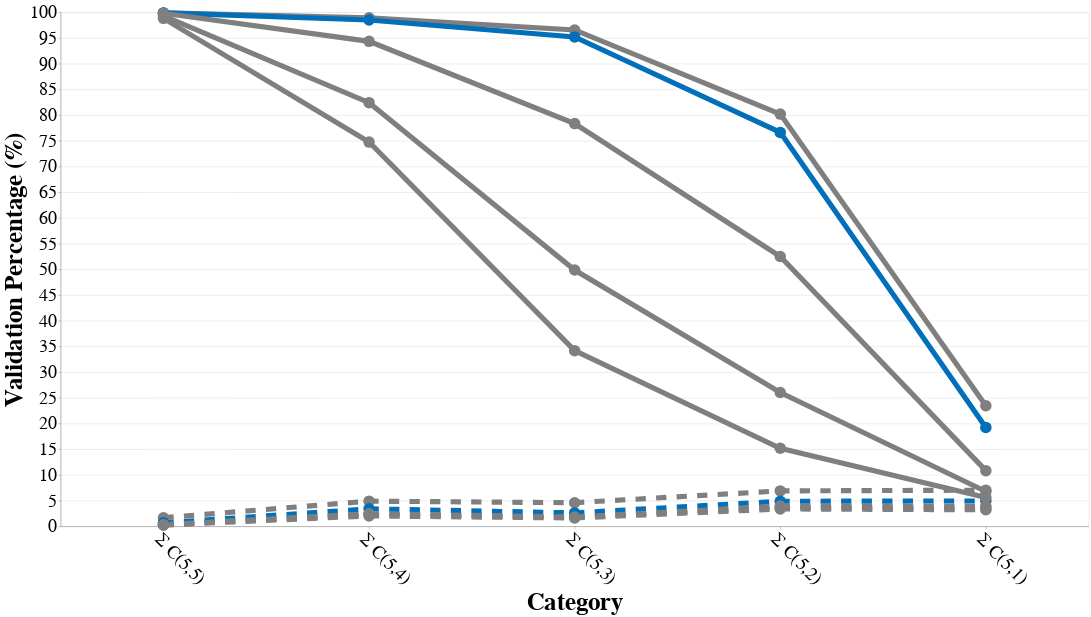

Notebook source saved alongside this figure:
### Code cell
import altair as alt
import pandas as pd

#order=(C(5,1), C(5,2), C(5,3), C(5,4), C(5,5))
union_pos_1plus=[4778, 1710, 1071, 929, 4694]
union_homog_neg_1plus=[1434, 147, 51, 46, 79]
union_pos_2plus=[3921, 1634, 1056, 925, 4694]
union_homog_neg_2plus=[1007, 104, 29, 32, 32]
union_pos_5plus=[2208, 1119, 869, 886, 4691]
union_homog_neg_5plus=[798, 84, 20, 23, 15]
union_pos_8plus=[1383, 555, 553, 774, 4667]
union_homog_neg_8plus=[694, 78, 19, 22, 13]
union_pos_10plus=[1144, 324, 379, 702, 4644]
union_homog_neg_10plus=[657, 72, 18, 19, 12]
union_totals=[20374, 2132, 1109, 939, 4699] # Took the lower of the two coverages

categories = ['Σ C(5,1)', 'Σ C(5,2)', 'Σ C(5,3)', 'Σ C(5,4)', 'Σ C(5,5)']

# Create comprehensive dataset for line chart
trend_data = []
datasets = {
    '1+ Reads': (union_pos_1plus, union_homog_neg_1plus),
    '2+ Reads': (union_pos_2plus, union_homog_neg_2plus),
    '5+ Reads': (union_pos_5plus, union_homog_neg_5plus),
    '8+ Reads': (union_pos_8plus, union_homog_neg_8plus),
    '10+ Reads': (union_pos_10plus, union_homog_neg_10plus)
}

for threshold, (pos_validated, neg_validated) in datasets.items():
    for i, category in enumerate(categories):
        # Positive validation percentage
        pos_rate = (pos_validated[i] / union_totals[i] * 100) if union_totals[i] > 0 else 0
        trend_data.append({
            'category': category,
            'threshold': threshold,
            'validation_rate': pos_rate,
            'site_type': 'RUFUS-Called',
            'line_id': f'{threshold} RUFUS-Called',
            'validated_count': pos_validated[i],
            'total_count': union_totals[i]
        })
        
        # Negative validation percentage
        neg_rate = (neg_validated[i] / union_totals[i] * 100) if union_totals[i] > 0 else 0
        trend_data.append({
            'category': category,
            'threshold': threshold,
            'validation_rate': neg_rate,
            'site_type': 'Control',
            'line_id': f'{threshold} Control',
            'validated_count': neg_validated[i],
            'total_count': union_totals[i]
        })

trend_df = pd.DataFrame(trend_data)

# Create the single line chart with all 10 lines
line_chart = alt.Chart(trend_df).mark_line(
    strokeWidth=10,
    point=alt.OverlayMarkDef(size=500, filled=True)
).encode(
    x=alt.X('category:O', 
            title='Category',
            sort=['Σ C(5,5)', 'Σ C(5,4)', 'Σ C(5,3)', 'Σ C(5,2)', 'Σ C(5,1)'],
            axis=alt.Axis(labelAngle=45, labelFontSize=36, titleFontSize=48)),
    y=alt.Y('validation_rate:Q',
            title='Validation Percentage (%)',
            scale=alt.Scale(domain=[0, 100]),
            axis=alt.Axis(labelFontSize=36, titleFontSize=48)),
    color=alt.Color('threshold:N',
                    scale=alt.Scale(
                        domain=['1+ Reads', '2+ Reads', '5+ Reads', '8+ Reads', '10+ Reads'],
                        range=['#7F7F7F', '#016FB9', '#7F7F7F', '#7F7F7F', '#7F7F7F']  # Paper palette
                        #range=['#D03227', '#EE8432', '#66AC55', '#4779B2', '#8C4E9D'], # One color per threshold
                    ),
                    legend=None),
                    
                    # legend=alt.Legend(
                    #     title="Read Threshold",
                    #     titleFontSize=14,
                    #     labelFontSize=12,
                    #     orient='top-right'
                    # )),
    strokeDash=alt.StrokeDash('site_type:N', 
                            scale=alt.Scale(
                                domain=['RUFUS/Mutect2-Called', 'Control'],
                                range=[[0], [20,20]]  # Solid for RUFUS-Called, dashed for Control
                            ),
                            legend=None),
                            # legend=alt.Legend(
                            #     title="Site Type",
                            #     titleFontSize=14,
                            #     labelFontSize=16,
                            #     orient='top-right',
                            #     symbolType='stroke',
                            #     symbolStrokeWidth=3,
                            #     values=['BLT50', 'ST001-1A (-)']
                            # )),
    tooltip=['threshold:O', 'category:O', 'site_type:N', 'validation_rate:Q', 'validated_count:Q', 'total_count:Q']
).properties(
    width=3000,
    height=1000,
    title=alt.TitleParams(
        text="",
        fontSize=24,
        anchor="middle",
        fontWeight='bold',
    )
)

# Display the chart
line_chart.show()

# Optional: Save the chart
# line_chart.save('validation_trends.html')
# line_chart.save('validation_trends.png', scale_factor=2.0)

### Figure 1 — Vega-Lite specification as saved in the notebook (floating-point values rounded to 4 significant figures)
{"config": {"view": {"continuousWidth": 300, "continuousHeight": 300}}, "data": {"name": "data-31b17e7d4b5a068e4e527091340d2d53"}, "mark": {"type": "line", "point": {"filled": true, "size": 500}, "strokeWidth": 10}, "encoding": {"color": {"field": "threshold", "legend": null, "scale": {"domain": ["1+ Reads", "2+ Reads", "5+ Reads", "8+ Reads", "10+ Reads"], "range": ["#7F7F7F", "#016FB9", "#7F7F7F", "#7F7F7F", "#7F7F7F"]}, "type": "nominal"}, "strokeDash": {"field": "site_type", "legend": null, "scale": {"domain": ["RUFUS/Mutect2-Called", "Control"], "range": [[0], [20, 20]]}, "type": "nominal"}, "tooltip": [{"field": "threshold", "type": "ordinal"}, {"field": "category", "type": "ordinal"}, {"field": "site_type", "type": "nominal"}, {"field": "validation_rate", "type": "quantitative"}, {"field": "validated_count", "type": "quantitative"}, {"field": "total_count", "type": "quantitative"}], "x": {"axis": {"labelAngle": 45, "labelFontSize": 36, "titleFontSize": 48}, "field": "category", "sort": ["Σ C(5,5)", "Σ C(5,4)", "Σ C(5,3)", "Σ C(5,2)", "Σ C(5,1)"], "title": "Category", "type": "ordinal"}, "y": {"axis": {"labelFontSize": 36, "titleFontSize": 48}, "field": "validation_rate", "scale": {"domain": [0, 100]}, "title": "Validation Percentage (%)", "type": "quantitative"}}, "height": 1000, "title": {"text": "", "anchor": "middle", "fontSize": 24, "fontWeight": "bold"}, "width": 3000, "$schema": "https://vega.github.io/schema/vega-lite/v5.20.1.json", "datasets": {"data-31b17e7d4b5a068e4e527091340d2d53": [{"category": "Σ C(5,1)", "threshold": "1+ Reads", "validation_rate": 23.45, "site_type": "RUFUS-Called", "line_id": "1+ Reads RUFUS-Called", "validated_count": 4778, "total_count": 20374}, {"category": "Σ C(5,1)", "threshold": "1+ Reads", "validation_rate": 7.038, "site_type": "Control", "line_id": "1+ Reads Control", "validated_count": 1434, "total_count": 20374}, {"category": "Σ C(5,2)", "threshold": "1+ Reads", "validation_rate": 80.21, "site_type": "RUFUS-Called", "line_id": "1+ Reads RUFUS-Called", "validated_count": 1710, "total_count": 2132}, {"category": "Σ C(5,2)", "threshold": "1+ Reads", "validation_rate": 6.895, "site_type": "Control", "line_id": "1+ Reads Control", "validated_count": 147, "total_count": 2132}, {"category": "Σ C(5,3)", "threshold": "1+ Reads", "validation_rate": 96.57, "site_type": "RUFUS-Called", "line_id": "1+ Reads RUFUS-Called", "validated_count": 1071, "total_count": 1109}, {"category": "Σ C(5,3)", "threshold": "1+ Reads", "validation_rate": 4.599, "site_type": "Control", "line_id": "1+ Reads Control", "validated_count": 51, "total_count": 1109}, {"category": "Σ C(5,4)", "threshold": "1+ Reads", "validation_rate": 98.94, "site_type": "RUFUS-Called", "line_id": "1+ Reads RUFUS-Called", "validated_count": 929, "total_count": 939}, {"category": "Σ C(5,4)", "threshold": "1+ Reads", "validation_rate": 4.899, "site_type": "Control", "line_id": "1+ Reads Control", "validated_count": 46, "total_count": 939}, {"category": "Σ C(5,5)", "threshold": "1+ Reads", "validation_rate": 99.89, "site_type": "RUFUS-Called", "line_id": "1+ Reads RUFUS-Called", "validated_count": 4694, "total_count": 4699}, {"category": "Σ C(5,5)", "threshold": "1+ Reads", "validation_rate": 1.681, "site_type": "Control", "line_id": "1+ Reads Control", "validated_count": 79, "total_count": 4699}, {"category": "Σ C(5,1)", "threshold": "2+ Reads", "validation_rate": 19.25, "site_type": "RUFUS-Called", "line_id": "2+ Reads RUFUS-Called", "validated_count": 3921, "total_count": 20374}, {"category": "Σ C(5,1)", "threshold": "2+ Reads", "validation_rate": 4.943, "site_type": "Control", "line_id": "2+ Reads Control", "validated_count": 1007, "total_count": 20374}, {"category": "Σ C(5,2)", "threshold": "2+ Reads", "validation_rate": 76.64, "site_type": "RUFUS-Called", "line_id": "2+ Reads RUFUS-Called", "validated_count": 1634, "total_count": 2132}, {"category": "Σ C(5,2)", "threshold": "2+ Reads", "validation_rate": 4.878, "site_type": "Control", "line_id": "2+ Reads Control", "validated_count": 104, "total_count": 2132}, {"category": "Σ C(5,3)", "threshold": "2+ Reads", "validation_rate": 95.22, "site_type": "RUFUS-Called", "line_id": "2+ Reads RUFUS-Called", "validated_count": 1056, "total_count": 1109}, {"category": "Σ C(5,3)", "threshold": "2+ Reads", "validation_rate": 2.615, "site_type": "Control", "line_id": "2+ Reads Control", "validated_count": 29, "total_count": 1109}, {"category": "Σ C(5,4)", "threshold": "2+ Reads", "validation_rate": 98.51, "site_type": "RUFUS-Called", "line_id": "2+ Reads RUFUS-Called", "validated_count": 925, "total_count": 939}, {"category": "Σ C(5,4)", "threshold": "2+ Reads", "validation_rate": 3.408, "site_type": "Control", "line_id": "2+ Reads Control", "validated_count": 32, "total_count": 939}, {"category": "Σ C(5,5)", "threshold": "2+ Reads", "validation_rate": 99.89, "site_type": "RUFUS-Called", "line_id": "2+ Reads RUFUS-Called", "validated_count": 4694, "total_count": 4699}, {"category": "Σ C(5,5)", "threshold": "2+ Reads", "validation_rate": 0.681, "site_type": "Control", "line_id": "2+ Reads Control", "validated_count": 32, "total_count": 4699}, {"category": "Σ C(5,1)", "threshold": "5+ Reads", "validation_rate": 10.84, "site_type": "RUFUS-Called", "line_id": "5+ Reads RUFUS-Called", "validated_count": 2208, "total_count": 20374}, {"category": "Σ C(5,1)", "threshold": "5+ Reads", "validation_rate": 3.917, "site_type": "Control", "line_id": "5+ Reads Control", "validated_count": 798, "total_count": 20374}, {"category": "Σ C(5,2)", "threshold": "5+ Reads", "validation_rate": 52.49, "site_type": "RUFUS-Called", "line_id": "5+ Reads RUFUS-Called", "validated_count": 1119, "total_count": 2132}, {"category": "Σ C(5,2)", "threshold": "5+ Reads", "validation_rate": 3.94, "site_type": "Control", "line_id": "5+ Reads Control", "validated_count": 84, "total_count": 2132}, {"category": "Σ C(5,3)", "threshold": "5+ Reads", "validation_rate": 78.36, "site_type": "RUFUS-Called", "line_id": "5+ Reads RUFUS-Called", "validated_count": 869, "total_count": 1109}, {"category": "Σ C(5,3)", "threshold": "5+ Reads", "validation_rate": 1.803, "site_type": "Control", "line_id": "5+ Reads Control", "validated_count": 20, "total_count": 1109}, {"category": "Σ C(5,4)", "threshold": "5+ Reads", "validation_rate": 94.36, "site_type": "RUFUS-Called", "line_id": "5+ Reads RUFUS-Called", "validated_count": 886, "total_count": 939}, {"category": "Σ C(5,4)", "threshold": "5+ Reads", "validation_rate": 2.449, "site_type": "Control", "line_id": "5+ Reads Control", "validated_count": 23, "total_count": 939}, {"category": "Σ C(5,5)", "threshold": "5+ Reads", "validation_rate": 99.83, "site_type": "RUFUS-Called", "line_id": "5+ Reads RUFUS-Called", "validated_count": 4691, "total_count": 4699}, {"category": "Σ C(5,5)", "threshold": "5+ Reads", "validation_rate": 0.3192, "site_type": "Control", "line_id": "5+ Reads Control", "validated_count": 15, "total_count": 4699}, {"category": "Σ C(5,1)", "threshold": "8+ Reads", "validation_rate": 6.788, "site_type": "RUFUS-Called", "line_id": "8+ Reads RUFUS-Called", "validated_count": 1383, "total_count": 20374}, {"category": "Σ C(5,1)", "threshold": "8+ Reads", "validation_rate": 3.406, "site_type": "Control", "line_id": "8+ Reads Control", "validated_count": 694, "total_count": 20374}, {"category": "Σ C(5,2)", "threshold": "8+ Reads", "validation_rate": 26.03, "site_type": "RUFUS-Called", "line_id": "8+ Reads RUFUS-Called", "validated_count": 555, "total_count": 2132}, {"category": "Σ C(5,2)", "threshold": "8+ Reads", "validation_rate": 3.659, "site_type": "Control", "line_id": "8+ Reads Control", "validated_count": 78, "total_count": 2132}, {"category": "Σ C(5,3)", "threshold": "8+ Reads", "validation_rate": 49.86, "site_type": "RUFUS-Called", "line_id": "8+ Reads RUFUS-Called", "validated_count": 553, "total_count": 1109}, {"category": "Σ C(5,3)", "threshold": "8+ Reads", "validation_rate": 1.713, "site_type": "Control", "line_id": "8+ Reads Control", "validated_count": 19, "total_count": 1109}, {"category": "Σ C(5,4)", "threshold": "8+ Reads", "validation_rate": 82.43, "site_type": "RUFUS-Called", "line_id": "8+ Reads RUFUS-Called", "validated_count": 774, "total_count": 939}, {"category": "Σ C(5,4)", "threshold": "8+ Reads", "validation_rate": 2.343, "site_type": "Control", "line_id": "8+ Reads Control", "validated_count": 22, "total_count": 939}, {"category": "Σ C(5,5)", "threshold": "8+ Reads", "validation_rate": 99.32, "site_type": "RUFUS-Called", "line_id": "8+ Reads RUFUS-Called", "validated_count": 4667, "total_count": 4699}, {"category": "Σ C(5,5)", "threshold": "8+ Reads", "validation_rate": 0.2767, "site_type": "Control", "line_id": "8+ Reads Control", "validated_count": 13, "total_count": 4699}, {"category": "Σ C(5,1)", "threshold": "10+ Reads", "validation_rate": 5.615, "site_type": "RUFUS-Called", "line_id": "10+ Reads RUFUS-Called", "validated_count": 1144, "total_count": 20374}, {"category": "Σ C(5,1)", "threshold": "10+ Reads", "validation_rate": 3.225, "site_type": "Control", "line_id": "10+ Reads Control", "validated_count": 657, "total_count": 20374}, {"category": "Σ C(5,2)", "threshold": "10+ Reads", "validation_rate": 15.2, "site_type": "RUFUS-Called", "line_id": "10+ Reads RUFUS-Called", "validated_count": 324, "total_count": 2132}, {"category": "Σ C(5,2)", "threshold": "10+ Reads", "validation_rate": 3.377, "site_type": "Control", "line_id": "10+ Reads Control", "validated_count": 72, "total_count": 2132}, {"category": "Σ C(5,3)", "threshold": "10+ Reads", "validation_rate": 34.17, "site_type": "RUFUS-Called", "line_id": "10+ Reads RUFUS-Called", "validated_count": 379, "total_count": 1109}, {"category": "Σ C(5,3)", "threshold": "10+ Reads", "validation_rate": 1.623, "site_type": "Control", "line_id": "10+ Reads Control", "validated_count": 18, "total_count": 1109}, {"category": "Σ C(5,4)", "threshold": "10+ Reads", "validation_rate": 74.76, "site_type": "RUFUS-Called", "line_id": "10+ Reads RUFUS-Called", "validated_count": 702, "total_count": 939}, {"category": "Σ C(5,4)", "threshold": "10+ Reads", "validation_rate": 2.023, "site_type": "Control", "line_id": "10+ Reads Control", "validated_count": 19, "total_count": 939}, {"category": "Σ C(5,5)", "threshold": "10+ Reads", "validation_rate": 98.83, "site_type": "RUFUS-Called", "line_id": "10+ Reads RUFUS-Called", "validated_count": 4644, "total_count": 4699}, {"category": "Σ C(5,5)", "threshold": "10+ Reads", "validation_rate": 0.2554, "site_type": "Control", "line_id": "10+ Reads Control", "validated_count": 12, "total_count": 4699}]}}
